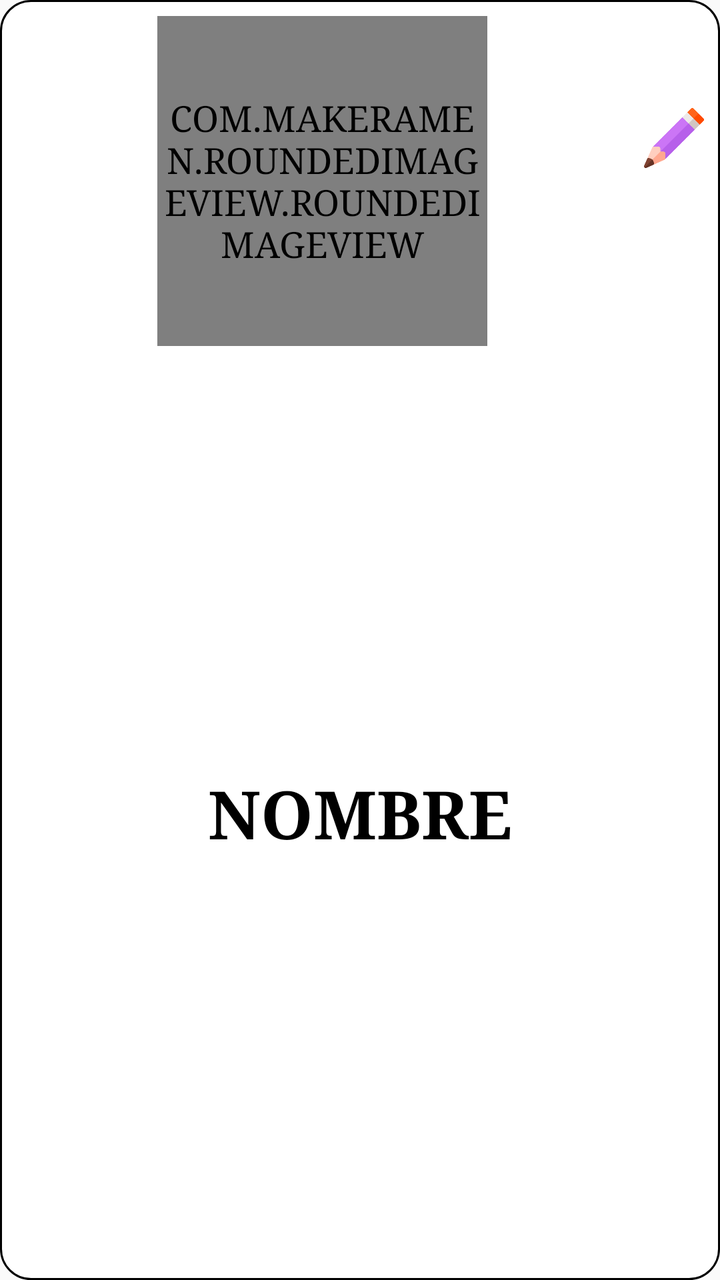
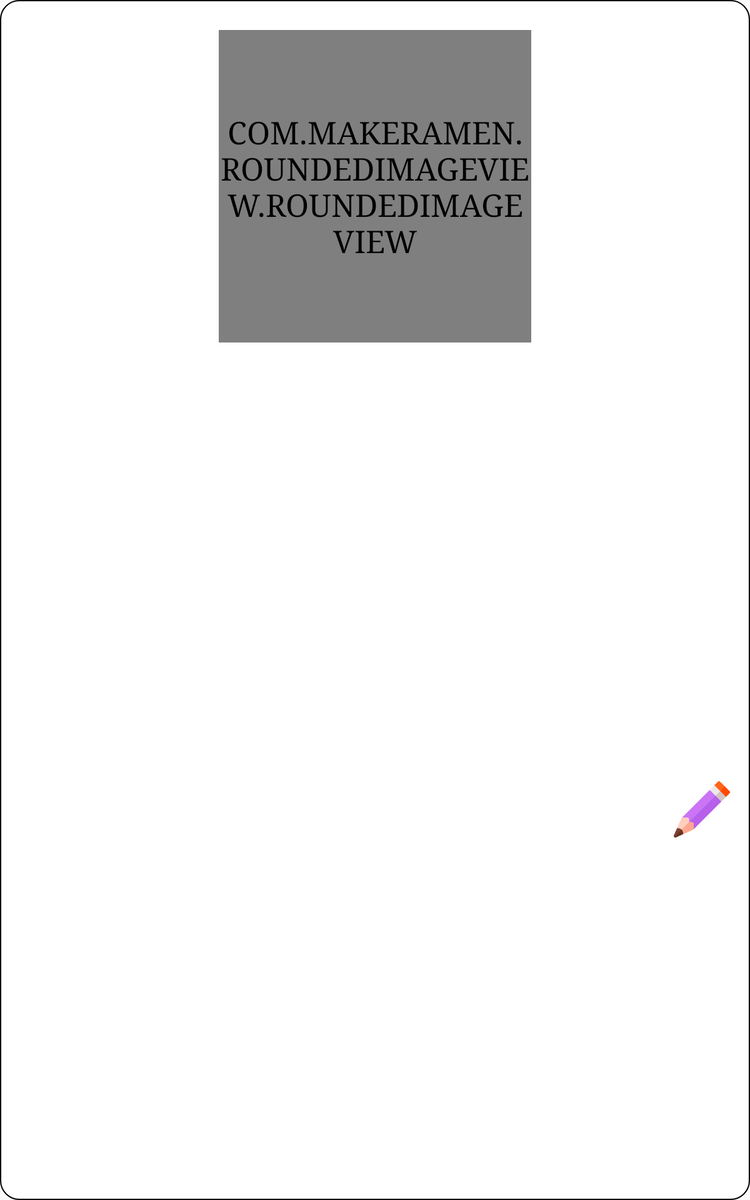

One screen, two layout resources from the same app: the default and the author's alternative for another configuration. Each is rendered where Android would select it; the XML of both is given below.
<!-- AndroidManifest.xml: application theme AppTheme -->
<!-- res/layout/listado_vestuario_item.xml -->
<?xml version="1.0" encoding="utf-8"?>
<android.support.constraint.ConstraintLayout xmlns:android="http://schemas.android.com/apk/res/android"
    xmlns:app="http://schemas.android.com/apk/res-auto"
    xmlns:tools="http://schemas.android.com/tools"
    android:layout_width="wrap_content"
    android:layout_height="wrap_content"
    android:background="@drawable/contenedor_item_lista">


    <com.makeramen.roundedimageview.RoundedImageView xmlns:app="http://schemas.android.com/apk/res-auto"
        android:id="@+id/imagen"
        android:layout_width="@dimen/vestuario_grilla_column_width"
        android:layout_height="@dimen/vestuario_grilla_column_width"
        android:layout_gravity="center"
        android:layout_marginBottom="8dp"
        android:layout_marginEnd="8dp"
        android:layout_marginLeft="8dp"

        android:layout_marginRight="8dp"
        android:layout_marginStart="8dp"
        android:layout_marginTop="8dp"
        android:adjustViewBounds="true"
        android:background="@android:color/transparent"
        android:scaleType="fitCenter"
        app:layout_constraintBottom_toTopOf="@+id/seleccionar_imagen"
        app:layout_constraintEnd_toStartOf="@+id/eliminar_btn"
        app:layout_constraintStart_toStartOf="parent"
        app:layout_constraintTop_toTopOf="parent"
        app:riv_corner_radius="15dip" />

    <android.support.v7.widget.AppCompatTextView
        android:id="@+id/nombre"
        style="@style/TextoListaEvento"
        android:layout_width="@dimen/vestuario_grilla_column_width"
        android:layout_height="45dp"
        android:layout_gravity="center"
        android:layout_marginBottom="8dp"
        android:layout_marginEnd="8dp"
        android:layout_marginLeft="8dp"
        android:layout_marginRight="8dp"
        android:layout_marginStart="8dp"
        android:layout_marginTop="8dp"
        android:layout_weight="1"
        android:gravity="center"
        android:orientation="vertical"
        android:text="NOMBRE"
        android:textStyle="bold"
        app:autoSizeTextType="uniform"
        app:layout_constraintBottom_toBottomOf="parent"
        app:layout_constraintEnd_toEndOf="parent"
        app:layout_constraintLeft_toLeftOf="parent"
        app:layout_constraintStart_toStartOf="parent"
        app:layout_constraintTop_toBottomOf="@+id/imagen" />

    <ImageButton
        android:id="@+id/editar_btn"
        android:layout_width="30dp"
        android:layout_height="30dp"
        android:layout_gravity="center"
        android:layout_marginEnd="8dp"
        android:layout_marginRight="8dp"
        android:layout_marginTop="16dp"
        android:adjustViewBounds="true"
        android:background="@android:color/transparent"
        android:scaleType="fitXY"
        android:src="@drawable/editar"
        app:layout_constraintEnd_toEndOf="parent"
        app:layout_constraintTop_toBottomOf="@+id/eliminar_btn" />

    <ImageButton
        android:id="@+id/eliminar_btn"
        android:layout_width="30dp"
        android:layout_height="30dp"
        android:layout_gravity="center"
        android:layout_marginEnd="8dp"
        android:layout_marginRight="8dp"
        android:layout_marginTop="8dp"
        android:adjustViewBounds="true"
        android:background="@android:color/transparent"
        android:scaleType="fitXY"
        android:src="@drawable/eliminar"
        app:layout_constraintEnd_toEndOf="parent"
        app:layout_constraintTop_toTopOf="parent" />

</android.support.constraint.ConstraintLayout>
<!-- resources referenced by this layout -->
<resources>
  <dimen name="vestuario_grilla_column_width">165dp</dimen>
  <!-- drawable contenedor_item_lista (drawable) -->
  <?xml version="1.0" encoding="utf-8"?>
  <shape xmlns:android="http://schemas.android.com/apk/res/android"
      android:shape="rectangle" >
  
      
      <solid android:color="@color/fondo_item_lista" >
      </solid>
  
      
      <stroke
          android:width="@dimen/ancho_borde_item_lista"
          android:color="@color/borde_item_lista" >
      </stroke>
  
      
      <corners android:radius="@dimen/corner_item_lista" >
      </corners>
  
  </shape>
  <!-- drawable editar: png bitmap (drawable, 5233 bytes) -->
  <style name="TextoListaEvento">
          <item name="android:textSize">@dimen/texto_lista_eventos</item>
          <item name="android:textStyle">bold</item>
          <item name="android:textColorPrimary">@color/texto_item_lista</item>
      </style>
  <style name="AppTheme" parent="BaseAppTheme">
          <item name="android:textSize">@dimen/texto_general</item>
          <item name="android:textColor">@android:color/black</item>
          <item name="android:textAllCaps">true</item>
      </style>
  <color name="fondo_item_lista">#ffffff</color>
  <dimen name="ancho_borde_item_lista">1dp</dimen>
  <color name="borde_item_lista">#000000</color>
  <dimen name="corner_item_lista">15dp</dimen>
  <dimen name="texto_lista_eventos">20dp</dimen>
  <color name="texto_item_lista">#000000</color>
  <style name="BaseAppTheme" parent="Base.Theme.AppCompat.Light">
          <item name="colorPrimary">@color/colorPrimary</item>
          <item name="colorPrimaryDark">@color/colorPrimaryDark</item>
          <item name="colorAccent">@color/colorAccent</item>
          <item name="android:typeface">serif</item>
      </style>
  <dimen name="texto_general">18dp</dimen>
  <color name="colorPrimary">#FCC058</color>
  <color name="colorPrimaryDark">#303F9F</color>
  <color name="colorAccent">#8E5572</color>
</resources>
<!-- res/layout-sw600dp/listado_vestuario_item.xml (the author's variant of the layout above) -->
<!-- drawn on a 7-inch tablet held upright -->
<?xml version="1.0" encoding="utf-8"?>
<android.support.constraint.ConstraintLayout xmlns:android="http://schemas.android.com/apk/res/android"
    xmlns:app="http://schemas.android.com/apk/res-auto"
    android:layout_width="wrap_content"
    android:layout_height="wrap_content"
    android:background="@drawable/contenedor_item_lista">

    <com.makeramen.roundedimageview.RoundedImageView
        android:id="@+id/imagen"
        android:layout_width="@dimen/vestuario_grilla_column_width"
        android:layout_height="@dimen/vestuario_grilla_column_width"
        android:layout_gravity="center"
        android:layout_marginLeft="24dp"
        android:layout_marginRight="24dp"
        android:layout_marginTop="24dp"
        android:adjustViewBounds="true"
        android:scaleType="fitCenter"

        xmlns:app="http://schemas.android.com/apk/res-auto"
        android:background="@android:color/transparent"
        app:riv_corner_radius="15dip"
        app:layout_constraintLeft_toLeftOf="parent"
        app:layout_constraintRight_toRightOf="parent"
        app:layout_constraintTop_toTopOf="parent" />

    <android.support.v7.widget.AppCompatTextView
        android:id="@+id/nombre"
        style="@style/TextoListaEvento"
        android:layout_width="0dp"
        android:layout_height="45dp"
        android:layout_gravity="center"
        android:layout_marginLeft="16dp"
        android:layout_marginRight="16dp"
        android:layout_marginTop="16dp"
        android:layout_weight="1"
        android:gravity="center"
        android:orientation="vertical"
        android:textStyle="bold"
        app:autoSizeTextType="uniform"
        app:layout_constraintLeft_toLeftOf="parent"
        app:layout_constraintRight_toRightOf="parent"
        app:layout_constraintTop_toBottomOf="@+id/imagen" />

    <ImageButton
        android:id="@+id/editar_btn"
        android:layout_width="45dp"
        android:layout_height="45dp"
        android:layout_gravity="center"
        android:layout_marginBottom="8dp"
        android:layout_marginRight="16dp"
        android:layout_marginTop="8dp"
        android:adjustViewBounds="true"
        android:background="@android:color/transparent"
        android:scaleType="fitXY"
        android:src="@drawable/editar"
        app:layout_constraintBottom_toBottomOf="parent"
        app:layout_constraintRight_toRightOf="parent"
        app:layout_constraintTop_toBottomOf="@+id/nombre" />

    <ImageButton
        android:id="@+id/eliminar_btn"
        android:layout_width="45dp"
        android:layout_height="45dp"
        android:layout_gravity="center"
        android:layout_marginBottom="8dp"
        android:layout_marginLeft="16dp"
        android:layout_marginTop="8dp"
        android:adjustViewBounds="true"
        android:background="@android:color/transparent"
        android:scaleType="fitXY"
        android:src="@drawable/eliminar"
        app:layout_constraintBottom_toBottomOf="parent"
        app:layout_constraintLeft_toLeftOf="parent"
        app:layout_constraintTop_toBottomOf="@+id/nombre" />

</android.support.constraint.ConstraintLayout>
<!-- resources referenced by the variant -->
<!-- as a 7-inch tablet held upright resolves them -->
<resources>
  <!-- from res/values-sw600dp/ -->
  <dimen name="vestuario_grilla_column_width">250dp</dimen>
  <!-- drawable contenedor_item_lista (drawable) -->
  <?xml version="1.0" encoding="utf-8"?>
  <shape xmlns:android="http://schemas.android.com/apk/res/android"
      android:shape="rectangle" >
  
      
      <solid android:color="@color/fondo_item_lista" >
      </solid>
  
      
      <stroke
          android:width="@dimen/ancho_borde_item_lista"
          android:color="@color/borde_item_lista" >
      </stroke>
  
      
      <corners android:radius="@dimen/corner_item_lista" >
      </corners>
  
  </shape>
  <!-- drawable editar: png bitmap (drawable, 5233 bytes) -->
  <style name="TextoListaEvento">
          <item name="android:textSize">@dimen/texto_lista_eventos</item>
          <item name="android:textStyle">bold</item>
          <item name="android:textColorPrimary">@color/texto_item_lista</item>
      </style>
  <style name="AppTheme" parent="BaseAppTheme">
          <item name="android:textSize">@dimen/texto_general</item>
          <item name="android:textColor">@android:color/black</item>
          <item name="android:textAllCaps">true</item>
      </style>
  <color name="fondo_item_lista">#ffffff</color>
  <dimen name="ancho_borde_item_lista">1dp</dimen>
  <color name="borde_item_lista">#000000</color>
  <dimen name="corner_item_lista">15dp</dimen>
  <!-- from res/values-sw600dp/ -->
  <dimen name="texto_lista_eventos">30dp</dimen>
  <color name="texto_item_lista">#000000</color>
  <style name="BaseAppTheme" parent="Base.Theme.AppCompat.Light">
          <item name="colorPrimary">@color/colorPrimary</item>
          <item name="colorPrimaryDark">@color/colorPrimaryDark</item>
          <item name="colorAccent">@color/colorAccent</item>
          <item name="android:typeface">serif</item>
      </style>
  <!-- from res/values-sw600dp/ -->
  <dimen name="texto_general">25dp</dimen>
  <color name="colorPrimary">#FCC058</color>
  <color name="colorPrimaryDark">#303F9F</color>
  <color name="colorAccent">#8E5572</color>
</resources>
